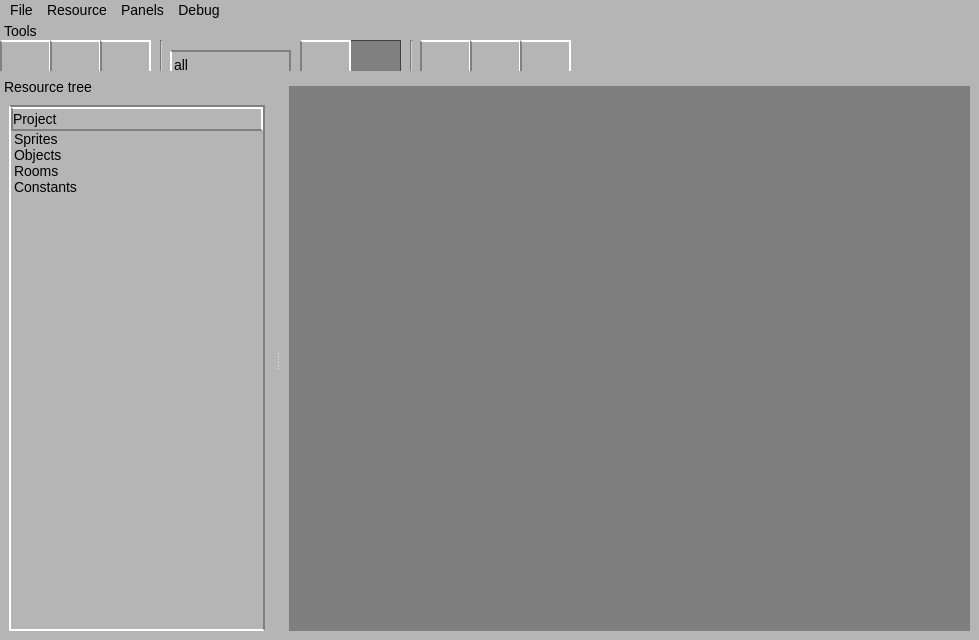
<?xml version="1.0" encoding="UTF-8"?>
<ui version="4.0">
 <class>MainWindow</class>
 <widget class="QMainWindow" name="MainWindow">
  <property name="geometry">
   <rect>
    <x>0</x>
    <y>0</y>
    <width>979</width>
    <height>640</height>
   </rect>
  </property>
  <property name="sizePolicy">
   <sizepolicy hsizetype="Expanding" vsizetype="Expanding">
    <horstretch>0</horstretch>
    <verstretch>0</verstretch>
   </sizepolicy>
  </property>
  <property name="minimumSize">
   <size>
    <width>800</width>
    <height>600</height>
   </size>
  </property>
  <property name="windowTitle">
   <string>FreeGM</string>
  </property>
  <property name="windowIcon">
   <iconset theme="applications-development">
    <normaloff>.</normaloff>.</iconset>
  </property>
  <property name="styleSheet">
   <string notr="true">
QWidget {
background-color: rgb(181, 181, 181);
color: rgb(0, 0, 0);
border-top-color: white;
border-right-color: white;
border-bottom-color: gray;
border-left-color: gray;
alternate-background-color: rgb(255, 255, 255);
font-size:14px;
}
QMdiSubWindow {
border: 3px solid;
border-top-color: white;
border-right-color: white;
border-bottom-color: #666666;
border-left-color: #666666;
background-color: white;
border-radius: 0px;
}
QLineEdit, QTreeWidget, QSpinBox, QScrollArea,
QListView, QTextEdit {
background-color: rgba(255,255,255,.5);
border: 2px solid;
border-top-color: gray;
border-right-color: gray;
border-bottom-color: white;
border-left-color: white;
}
QGroupBox {
border: 2px solid;
border-top-color: gray;
border-right-color: gray;
border-bottom-color: white;
border-left-color: white;
}
QPushButton, QComboBox, /*QScrollBar::handle,*/
QHeaderView::section {
border: 2px solid;
border-top-color: white;
border-right-color: white;
border-bottom-color: gray;
border-left-color: gray;
background-color: rgb(181,181,181);
}
QPushButton:pressed, QComboBox:pressed {
border: 2px solid;
border-top-color: gray;
border-right-color: gray;
border-bottom-color: white;
border-left-color: white;
background-color: rgba(0,0,0,.10);
padding-left:-2px;
padding-top:2px;
}
QPushButton:disabled {
background-color: gray;
border: 1px solid rgb(63,63,63);
}
QTextEdit:disabled {
background-color: rgb(181,181,181);
border: 1px solid black;
}
QTreeWidget::item:hover, QListWidget::item:hover {
background-color: rgb(181,181,181);
}
QTreeWidget::item:selected, QListWidget::item:selected {
background-color: rgb(0,0,127);
}</string>
  </property>
  <widget class="QWidget" name="centralwidget">
   <layout class="QHBoxLayout" name="horizontalLayout_3">
    <item>
     <widget class="QMdiArea" name="mdiDesktop">
      <property name="sizePolicy">
       <sizepolicy hsizetype="Maximum" vsizetype="Maximum">
        <horstretch>0</horstretch>
        <verstretch>0</verstretch>
       </sizepolicy>
      </property>
      <property name="maximumSize">
       <size>
        <width>2048</width>
        <height>2048</height>
       </size>
      </property>
      <property name="autoFillBackground">
       <bool>false</bool>
      </property>
      <property name="background">
       <brush brushstyle="SolidPattern">
        <color alpha="255">
         <red>127</red>
         <green>127</green>
         <blue>127</blue>
        </color>
       </brush>
      </property>
      <property name="viewMode">
       <enum>QMdiArea::SubWindowView</enum>
      </property>
     </widget>
    </item>
   </layout>
  </widget>
  <widget class="QDockWidget" name="dckResources">
   <property name="features">
    <set>QDockWidget::DockWidgetMovable</set>
   </property>
   <property name="windowTitle">
    <string>Resource tree</string>
   </property>
   <attribute name="dockWidgetArea">
    <number>1</number>
   </attribute>
   <widget class="QWidget" name="dockWidgetContents_6">
    <layout class="QHBoxLayout" name="horizontalLayout">
     <item>
      <widget class="QTreeWidget" name="trwResources">
       <property name="indentation">
        <number>20</number>
       </property>
       <property name="rootIsDecorated">
        <bool>false</bool>
       </property>
       <column>
        <property name="text">
         <string>Project</string>
        </property>
        <property name="background">
         <color alpha="0">
          <red>0</red>
          <green>0</green>
          <blue>0</blue>
         </color>
        </property>
       </column>
       <item>
        <property name="text">
         <string>Sprites</string>
        </property>
        <property name="icon">
         <iconset>
          <normalon>:/icons/sprite</normalon>
         </iconset>
        </property>
       </item>
       <item>
        <property name="text">
         <string>Objects</string>
        </property>
        <property name="icon">
         <iconset>
          <normalon>:/icons/object</normalon>
         </iconset>
        </property>
       </item>
       <item>
        <property name="text">
         <string>Rooms</string>
        </property>
        <property name="icon">
         <iconset>
          <normalon>:/icons/room</normalon>
         </iconset>
        </property>
       </item>
       <item>
        <property name="text">
         <string>Constants</string>
        </property>
        <property name="icon">
         <iconset>
          <normalon>:/icons/constant</normalon>
         </iconset>
        </property>
       </item>
      </widget>
     </item>
    </layout>
   </widget>
  </widget>
  <widget class="QDockWidget" name="dckToolbox">
   <property name="enabled">
    <bool>true</bool>
   </property>
   <property name="sizePolicy">
    <sizepolicy hsizetype="Preferred" vsizetype="Preferred">
     <horstretch>0</horstretch>
     <verstretch>0</verstretch>
    </sizepolicy>
   </property>
   <property name="minimumSize">
    <size>
     <width>979</width>
     <height>50</height>
    </size>
   </property>
   <property name="maximumSize">
    <size>
     <width>524287</width>
     <height>50</height>
    </size>
   </property>
   <property name="floating">
    <bool>false</bool>
   </property>
   <property name="features">
    <set>QDockWidget::NoDockWidgetFeatures</set>
   </property>
   <property name="allowedAreas">
    <set>Qt::AllDockWidgetAreas</set>
   </property>
   <property name="windowTitle">
    <string notr="true">Tools</string>
   </property>
   <attribute name="dockWidgetArea">
    <number>4</number>
   </attribute>
   <widget class="QWidget" name="dockWidgetContents_9">
    <widget class="QPushButton" name="btnNew">
     <property name="geometry">
      <rect>
       <x>0</x>
       <y>0</y>
       <width>51</width>
       <height>41</height>
      </rect>
     </property>
     <property name="toolTip">
      <string>New project</string>
     </property>
     <property name="text">
      <string/>
     </property>
     <property name="icon">
      <iconset resource="resources.qrc">
       <normaloff>:/icons/document_new</normaloff>:/icons/document_new</iconset>
     </property>
     <property name="iconSize">
      <size>
       <width>24</width>
       <height>24</height>
      </size>
     </property>
    </widget>
    <widget class="QPushButton" name="btnLoad">
     <property name="geometry">
      <rect>
       <x>50</x>
       <y>0</y>
       <width>51</width>
       <height>41</height>
      </rect>
     </property>
     <property name="toolTip">
      <string>Load project</string>
     </property>
     <property name="text">
      <string/>
     </property>
     <property name="icon">
      <iconset resource="resources.qrc">
       <normaloff>:/icons/document_open</normaloff>:/icons/document_open</iconset>
     </property>
     <property name="iconSize">
      <size>
       <width>24</width>
       <height>24</height>
      </size>
     </property>
    </widget>
    <widget class="QPushButton" name="btnSave">
     <property name="geometry">
      <rect>
       <x>100</x>
       <y>0</y>
       <width>51</width>
       <height>41</height>
      </rect>
     </property>
     <property name="toolTip">
      <string>Save project</string>
     </property>
     <property name="text">
      <string/>
     </property>
     <property name="icon">
      <iconset resource="resources.qrc">
       <normaloff>:/icons/document_save</normaloff>:/icons/document_save</iconset>
     </property>
     <property name="iconSize">
      <size>
       <width>24</width>
       <height>24</height>
      </size>
     </property>
    </widget>
    <widget class="Line" name="line">
     <property name="geometry">
      <rect>
       <x>160</x>
       <y>0</y>
       <width>3</width>
       <height>61</height>
      </rect>
     </property>
     <property name="orientation">
      <enum>Qt::Vertical</enum>
     </property>
    </widget>
    <widget class="QPushButton" name="bntClean">
     <property name="enabled">
      <bool>false</bool>
     </property>
     <property name="geometry">
      <rect>
       <x>350</x>
       <y>0</y>
       <width>51</width>
       <height>41</height>
      </rect>
     </property>
     <property name="toolTip">
      <string>Clean</string>
     </property>
     <property name="text">
      <string/>
     </property>
     <property name="icon">
      <iconset resource="resources.qrc">
       <normaloff>:/icons/run</normaloff>:/icons/run</iconset>
     </property>
     <property name="iconSize">
      <size>
       <width>24</width>
       <height>24</height>
      </size>
     </property>
    </widget>
    <widget class="Line" name="line_2">
     <property name="geometry">
      <rect>
       <x>410</x>
       <y>0</y>
       <width>3</width>
       <height>61</height>
      </rect>
     </property>
     <property name="orientation">
      <enum>Qt::Vertical</enum>
     </property>
    </widget>
    <widget class="QPushButton" name="btnAddSprite">
     <property name="geometry">
      <rect>
       <x>420</x>
       <y>0</y>
       <width>51</width>
       <height>41</height>
      </rect>
     </property>
     <property name="toolTip">
      <string>Add new sprite</string>
     </property>
     <property name="text">
      <string/>
     </property>
     <property name="icon">
      <iconset resource="resources.qrc">
       <normaloff>:/icons/sprite</normaloff>:/icons/sprite</iconset>
     </property>
     <property name="iconSize">
      <size>
       <width>24</width>
       <height>24</height>
      </size>
     </property>
    </widget>
    <widget class="QPushButton" name="btnAddObject">
     <property name="geometry">
      <rect>
       <x>470</x>
       <y>0</y>
       <width>51</width>
       <height>41</height>
      </rect>
     </property>
     <property name="toolTip">
      <string>Add new object</string>
     </property>
     <property name="text">
      <string/>
     </property>
     <property name="icon">
      <iconset resource="resources.qrc">
       <normaloff>:/icons/object</normaloff>:/icons/object</iconset>
     </property>
     <property name="iconSize">
      <size>
       <width>24</width>
       <height>24</height>
      </size>
     </property>
    </widget>
    <widget class="QPushButton" name="btnAddRoom">
     <property name="geometry">
      <rect>
       <x>520</x>
       <y>0</y>
       <width>51</width>
       <height>41</height>
      </rect>
     </property>
     <property name="toolTip">
      <string>Add new room</string>
     </property>
     <property name="text">
      <string/>
     </property>
     <property name="icon">
      <iconset resource="resources.qrc">
       <normaloff>:/icons/room</normaloff>:/icons/room</iconset>
     </property>
     <property name="iconSize">
      <size>
       <width>24</width>
       <height>24</height>
      </size>
     </property>
    </widget>
    <widget class="QPushButton" name="bntRun_2">
     <property name="geometry">
      <rect>
       <x>300</x>
       <y>0</y>
       <width>51</width>
       <height>41</height>
      </rect>
     </property>
     <property name="toolTip">
      <string>Compile &amp; run</string>
     </property>
     <property name="text">
      <string/>
     </property>
     <property name="icon">
      <iconset resource="resources.qrc">
       <normaloff>:/icons/run</normaloff>:/icons/run</iconset>
     </property>
     <property name="iconSize">
      <size>
       <width>24</width>
       <height>24</height>
      </size>
     </property>
     <property name="flat">
      <bool>false</bool>
     </property>
    </widget>
    <widget class="QLineEdit" name="lineEdit">
     <property name="geometry">
      <rect>
       <x>170</x>
       <y>10</y>
       <width>121</width>
       <height>30</height>
      </rect>
     </property>
     <property name="toolTip">
      <string>Compilaion target</string>
     </property>
     <property name="text">
      <string notr="true">all</string>
     </property>
     <property name="frame">
      <bool>true</bool>
     </property>
     <property name="placeholderText">
      <string>&lt;target&gt;</string>
     </property>
     <property name="clearButtonEnabled">
      <bool>false</bool>
     </property>
    </widget>
   </widget>
  </widget>
  <widget class="QMenuBar" name="menuBar">
   <property name="geometry">
    <rect>
     <x>0</x>
     <y>0</y>
     <width>979</width>
     <height>25</height>
    </rect>
   </property>
   <widget class="QMenu" name="menuDebug">
    <property name="title">
     <string>File</string>
    </property>
   </widget>
   <widget class="QMenu" name="menuPanels">
    <property name="title">
     <string>Panels</string>
    </property>
    <addaction name="actionResources"/>
   </widget>
   <widget class="QMenu" name="menuDebug_2">
    <property name="title">
     <string>Debug</string>
    </property>
   </widget>
   <widget class="QMenu" name="menuResource">
    <property name="title">
     <string>Resource</string>
    </property>
    <addaction name="actionEdit"/>
    <addaction name="actionDelete"/>
    <addaction name="actionDelete_2"/>
    <addaction name="separator"/>
    <addaction name="actionCreate_new"/>
   </widget>
   <addaction name="menuDebug"/>
   <addaction name="menuResource"/>
   <addaction name="menuPanels"/>
   <addaction name="menuDebug_2"/>
  </widget>
  <action name="actionResources">
   <property name="text">
    <string>Resource tree</string>
   </property>
  </action>
  <action name="actionCreate_new">
   <property name="text">
    <string>Create new</string>
   </property>
   <property name="shortcut">
    <string>Ctrl+Shift+N</string>
   </property>
  </action>
  <action name="actionDelete">
   <property name="text">
    <string>Duplicate</string>
   </property>
   <property name="shortcut">
    <string>Ctrl+Shift+D</string>
   </property>
  </action>
  <action name="actionDelete_2">
   <property name="text">
    <string>Delete</string>
   </property>
   <property name="shortcut">
    <string>Shift+Del</string>
   </property>
  </action>
  <action name="actionEdit">
   <property name="text">
    <string>Edit</string>
   </property>
   <property name="shortcut">
    <string>Shift+Enter</string>
   </property>
  </action>
 </widget>
 <resources>
  <include location="resources.qrc"/>
 </resources>
 <connections/>
</ui>
